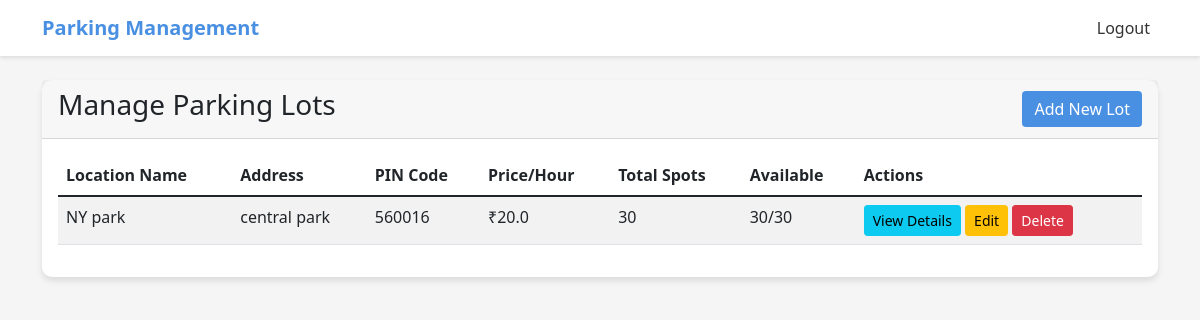
/admin/lots (signed in), run on the app's committed database.
### app/models.py (models this page shows, shortened)
class ParkingLot(db.Model):
    __tablename__ = 'parking_lots'
    id = db.Column(db.Integer, primary_key=True)
    prime_location_name = db.Column(db.String(100), nullable=False)
    address = db.Column(db.String(200), nullable=False)
    pin_code = db.Column(db.String(6), nullable=False)
    price_per_hour = db.Column(db.Float, nullable=False)
    max_spots = db.Column(db.Integer, nullable=False)
    spots = db.relationship('ParkingSpot', backref='lot', lazy=True, cascade="all, delete-orphan")
    @property
    def available_spots(self):
        return len([spot for spot in self.spots if spot.status == 'A'])

class ParkingSpot(db.Model):
    __tablename__ = 'parking_spots'
    id = db.Column(db.Integer, primary_key=True)
    lot_id = db.Column(db.Integer, db.ForeignKey('parking_lots.id'), nullable=False)
    status = db.Column(db.String(1), default='A')  # A - Available, O - Occupied
    reservation = db.relationship('Reservation', backref='spot', uselist=False)

### app/routes.py (the view)
@admin.route('/lots')
@admin_required
def manage_lots():
    lots = ParkingLot.query.all()
    return render_template('admin/lots.html', lots=lots)

### app/__init__.py (called while the page is built)
@login_manager.user_loader
def load_user(user_id):
    from .models import User, Admin
    user = User.query.get(int(user_id))
    if user:
        return user
    return Admin.query.get(int(user_id))

### app/routes.py (called while the page is built)
def admin_required(f):
    @wraps(f)
    def decorated_function(*args, **kwargs):
        if not current_user.is_authenticated or not isinstance(current_user, Admin):
            flash('You need to be logged in as an admin to view this page.')
            return redirect(url_for('auth.login'))
        return f(*args, **kwargs)
    return decorated_function

### app/templates/admin/lots.html
{% extends 'base.html' %}
{% block content %}
<div class="container mt-4">
    <div class="card">
        <div class="card-header d-flex justify-content-between align-items-center">
            <h3>Manage Parking Lots</h3>
            <a href="{{ url_for('admin.create_lot') }}" class="btn btn-primary">Add New Lot</a>
        </div>
        <div class="card-body">
            <div class="table-responsive">
                <table class="table table-striped">
                    <thead>
                        <tr>
                            <th>Location Name</th>
                            <th>Address</th>
                            <th>PIN Code</th>
                            <th>Price/Hour</th>
                            <th>Total Spots</th>
                            <th>Available</th>
                            <th>Actions</th>
                        </tr>
                    </thead>
                    <tbody>
                        {% for lot in lots %}
                        <tr>
                            <td>{{ lot.prime_location_name }}</td>
                            <td>{{ lot.address }}</td>
                            <td>{{ lot.pin_code }}</td>
                            <td>₹{{ lot.price_per_hour }}</td>
                            <td>{{ lot.max_spots }}</td>
                            <td>{{ lot.available_spots }}/{{ lot.max_spots }}</td>
                            <td>
                                <a href="{{ url_for('admin.lot_details', lot_id=lot.id) }}" class="btn btn-sm btn-info">View Details</a>
                                <a href="{{ url_for('admin.edit_lot', lot_id=lot.id) }}" class="btn btn-sm btn-warning">Edit</a>
                                <form action="{{ url_for('admin.delete_lot', lot_id=lot.id) }}" method="POST" class="d-inline">
                                    <button type="submit" class="btn btn-sm btn-danger" onclick="return confirm('Are you sure you want to delete this lot?')">Delete</button>
                                </form>
                            </td>
                        </tr>
                        {% endfor %}
                    </tbody>
                </table>
            </div>
        </div>
    </div>
</div>
{% endblock %}

### app/templates/base.html (style rules this page uses)
:root { --primary-color: #4A90E2; --secondary-color: #F5F5F5; --accent-color: #34C759; }
body { background-color: var(--secondary-color); font-family: 'Segoe UI', sans-serif; }
.card { border-radius: 10px; border: none; box-shadow: 0 4px 6px rgba(0,0,0,0.1); }
.btn-primary { background-color: var(--primary-color); border: none; }

### data on the page
ParkingLot: prime_location_name "NY park", address "central park", pin_code "560016", price_per_hour "20.0", max_spots "30", available_spots "30"
